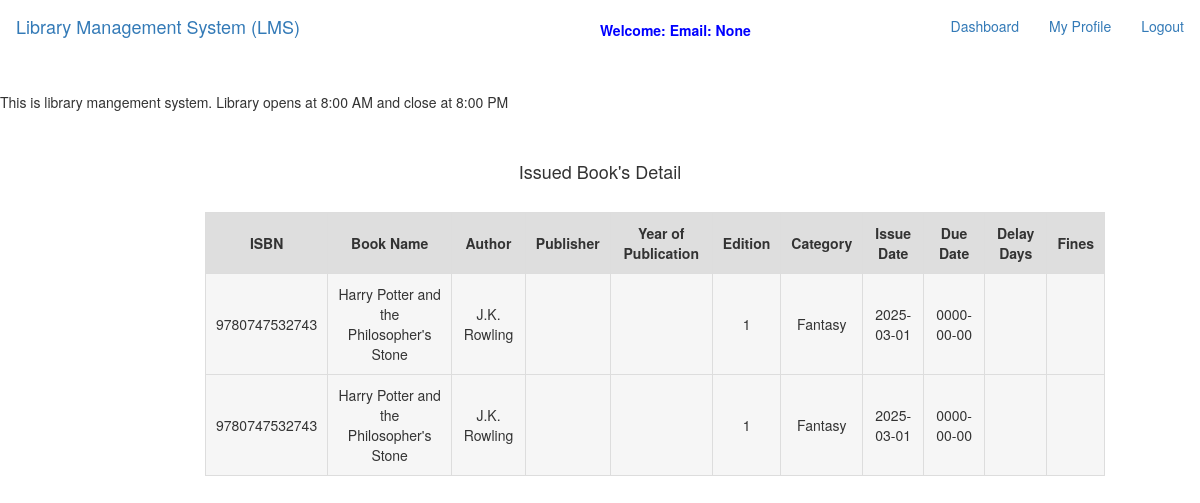
The page /user/view_issued_book.php (signed in) on the database as committed earlier.
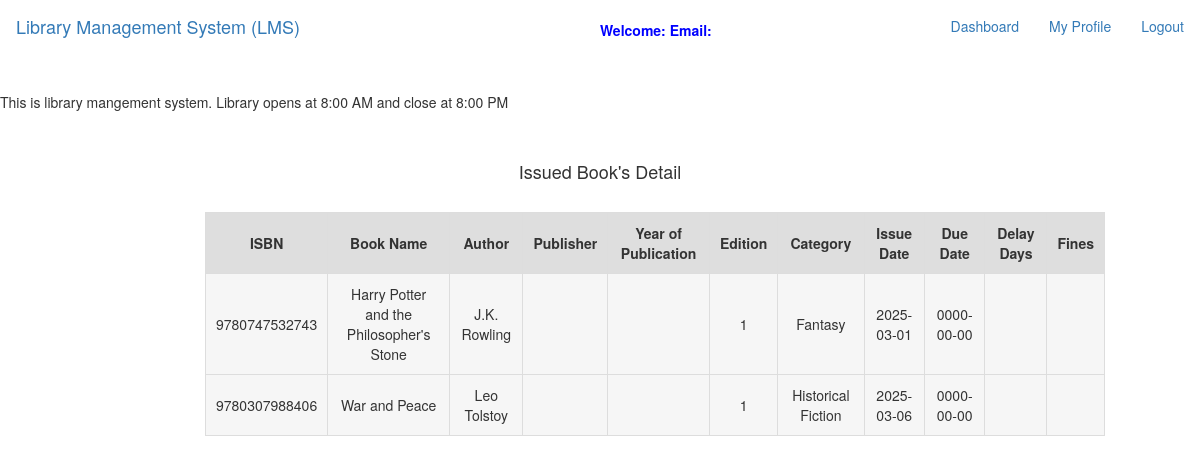
The same page on the database as committed later.
### tables this page shows
CREATE TABLE issued_books (
    issue_id INT PRIMARY KEY NOT NULL AUTO_INCREMENT,
    bookID INT,
    readerID INT,
    issuedate DATE NOT NULL,
    duedate DATE NOT NULL,
    delaydays INT,
    fines INT,
     
    FOREIGN KEY (bookID) REFERENCES books(bookID),
    FOREIGN KEY (readerID) REFERENCES readers(readerID)
);

CREATE TABLE books (
    bookID INT PRIMARY KEY AUTO_INCREMENT NOT NULL,
    ISBN VARCHAR(17) NOT NULL,
    authorID INT,
    publisherID INT,
    title VARCHAR(100) NOT NULL,
    edition INT NOT NULL,
    categoryID INT,
    price DECIMAL(10, 2),
     
    FOREIGN KEY (authorID) REFERENCES authors(authorID),
    FOREIGN KEY (publisherID) REFERENCES publishers(publisherID),
    FOREIGN KEY (categoryID) REFERENCES categories(categoryID)
);

CREATE TABLE authors (
    authorID INT PRIMARY KEY AUTO_INCREMENT NOT NULL,
    authorName VARCHAR(50) NOT NULL
);

CREATE TABLE categories (
    categoryID INT PRIMARY KEY AUTO_INCREMENT NOT NULL,
    categoryName VARCHAR(20) NOT NULL
);

### user/view_issued_book.php (the view, shortened to what this page needs)
<?php
$connection = mysqli_connect("localhost", "root", "28092008");
?>
<!DOCTYPE html>
<html>
<head>
    <link rel="stylesheet" href="https://maxcdn.bootstrapcdn.com/bootstrap/3.4.1/css/bootstrap.min.css">
</head>
<body>
    <nav class="navbar navbar-expand-lg navbar-dark bg-dark">
        <div class="container-fluid">
            <div class="navbar-header">
                <a class="navbar-brand" href="../index.php">Library Management System (LMS)</a>
            </div>
            <div style="position: fixed; top: 20px; left: 50%;">
                <font style="color:blue; margin-top: 10px;"><span><strong>Welcome:
                            <?php echo $_SESSION['name']; ?></strong></span></font>
                <font style="color:blue; margin-top: 10px;"><span><strong>Email:
                            <?php echo $_SESSION['email']; ?>
                        </strong></font>
            </div>
            <ul class="nav navbar-nav navbar-right">
                <li class="nav-item"><a class="nav-link" href="user_dashboard.php">Dashboard</a></li>
                <li class="nav-item dropdown">
                    <a class="nav-link dropdown-toggle" data-toggle="dropdown">My Profile </a>
                </li>
                <li class="nav-item">
                    <a class="nav-link" href="../logout.php">Logout</a>
                </li>
            </ul>
        </div>
    </nav><br>
    <span>
        <marquee>This is library mangement system. Library opens at 8:00 AM and close at 8:00 PM</marquee>
    </span><br><br>
    <center>
        <h4>Issued Book's Detail</h4><br>
    </center>
    <div class="row">
        <div class="col-md-2"></div>
        <div class="col-md-8">
            <form>
                <table class="table-bordered" width="900px" style="text-align: center">
                    <tr>
                        <th>ISBN</th>
                        <th>Book Name</th>
                        <th>Author</th>
                        <th>Publisher</th>
                        <th>Year of Publication</th>
                        <th>Edition</th>
                        <th>Category</th>
                        <th>Issue Date</th>
                        <th>Due Date</th>
                        <th>Delay Days</th>
                        <th>Fines</th>
                    </tr>
                    <?php
                    $query = "select bookID, issuedate, duedate, fines, delaydays from issued_books where readerID = '$_SESSION[id]'";
                    $result = mysqli_query($connection, $query);
                    if (mysqli_num_rows($result) > 0) {
                        while ($row = mysqli_fetch_array($result)) {
                            $book_id = $row["bookID"];
                            $issuedate = $row["issuedate"];
                            $duedate = $row["duedate"];
                            $fines = $row["fines"];
                            $delaydays = $row["delaydays"];
                            $query2 = "select ISBN, title, authorID, publisherID, edition, categoryID from books where bookID = '$book_id'";
                            $result2 = mysqli_query($connection, $query2);
                            $row2 = mysqli_fetch_array($result2);
                            $isbn = $row2["ISBN"];
                            $book_name = $row2["title"];
                            $author_id = $row2["authorID"];
                            $publisher_id = $row2["publisherID"];
                            $edition = $row2["edition"];
                            $category_id = $row2["categoryID"];
                            $query3 = "select authorName from authors where authorID = '$author_id'";
                            $result3 = mysqli_query($connection, $query3);
                            $row3 = mysqli_fetch_array($result3);
                            $author_name = $row3["authorName"];
                            $query4 = "select publisherName, year_of_pub from publishers where publisherID = '$publisher_id'";
                            $result4 = mysqli_query($connection, $query4);
                            $row4 = mysqli_fetch_array($result4);
                            $publisher_name = $row4["publisherName"];
                            $year_of_pub = $row4["year_of_pub"];
                            $query5 = "select categoryName from categories where categoryID = '$category_id'";
                            $result5 = mysqli_query($connection, $query5);
                            $row5 = mysqli_fetch_array($result5);
                            $category_name = $row5["categoryName"];
                            echo "<tr>";
                            echo "<td>" . $isbn . "</td>";
                            echo "<td>" . $book_name . "</td>";
                            echo "<td>" . $author_name . "</td>";
                            echo "<td>" . $publisher_name . "</td>";
                            echo "<td>" . $year_of_pub . "</td>";
                            echo "<td>" . $edition . "</td>";
                            echo "<td>" . $category_name . "</td>";
                            echo "<td>" . $issuedate . "</td>";
                            echo "<td>" . $duedate . "</td>";
                            echo "<td>" . $delaydays . "</td>";
                            echo "<td>" . $fines . "</td>";
                            echo "</tr>";
                        }
                    } else {
                        echo "<tr><td colspan='11'>No Book Issued</td></tr>";
                    }
                    ?>
                </table>
            </form>
        </div>
        <div class="col-md-2"></div>
    </div>
</body>
</html>

### user/view_issued_book.php (style rules this page uses)
table { background: rgba(245, 245, 245, 0.9); padding: 50px; text-align: center; margin: auto; }
td { padding: 10px; text-align: center; margin: auto; }
th { padding: 10px; text-align: center; margin: auto; background: rgba(222, 222, 222, 0.95); }

Rows that differ between the two databases and show on the page:
changed issued_books: bookID.ISBN "9780747532743" → "9780307988406"; bookID.title "Harry Potter and the Philosopher's Stone" → "War and Peace"; authors.authorName "J.K. Rowling" → "Leo Tolstoy"; categories.categoryName "Fantasy" → "Historical Fiction"; issuedate "2025-03-01" → "2025-03-06"
Other text that changed with them:
$_SESSION['email']: "None" → (not shown)
